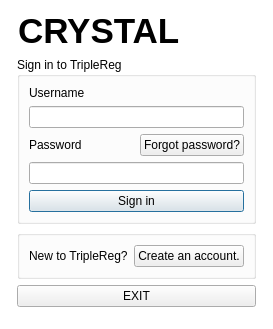
<?xml version="1.0" encoding="UTF-8"?>
<ui version="4.0">
 <class>DialogSingInUser</class>
 <widget class="QDialog" name="DialogSingInUser">
  <property name="geometry">
   <rect>
    <x>0</x>
    <y>0</y>
    <width>270</width>
    <height>329</height>
   </rect>
  </property>
  <property name="windowTitle">
   <string>Sing In - StarlingLab</string>
  </property>
  <property name="styleSheet">
   <string notr="true">QDialog {
	background-color: rgb(255, 255, 255);
}</string>
  </property>
  <layout class="QGridLayout" name="gridLayout_3">
   <item row="1" column="2" rowspan="2">
    <spacer name="horizontalSpacer_3">
     <property name="orientation">
      <enum>Qt::Horizontal</enum>
     </property>
     <property name="sizeHint" stdset="0">
      <size>
       <width>37</width>
       <height>218</height>
      </size>
     </property>
    </spacer>
   </item>
   <item row="2" column="1">
    <widget class="QGroupBox" name="groupBox_2">
     <property name="title">
      <string/>
     </property>
     <layout class="QGridLayout" name="gridLayout">
      <item row="0" column="0">
       <widget class="QLabel" name="label_5">
        <property name="text">
         <string>New to TripleReg?</string>
        </property>
       </widget>
      </item>
      <item row="0" column="1">
       <widget class="QPushButton" name="signUp_pushButton">
        <property name="text">
         <string>Create an account.</string>
        </property>
        <property name="autoDefault">
         <bool>false</bool>
        </property>
       </widget>
      </item>
     </layout>
    </widget>
   </item>
   <item row="0" column="0" colspan="3">
    <layout class="QGridLayout" name="gridLayout_4">
     <property name="spacing">
      <number>0</number>
     </property>
     <item row="0" column="0" rowspan="2">
      <widget class="QLabel" name="logo_label">
       <property name="maximumSize">
        <size>
         <width>50</width>
         <height>50</height>
        </size>
       </property>
       <property name="text">
        <string/>
       </property>
       <property name="pixmap">
        <pixmap resource="resources.qrc">:/logo_crystal.png</pixmap>
       </property>
       <property name="scaledContents">
        <bool>true</bool>
       </property>
      </widget>
     </item>
     <item row="0" column="1" rowspan="2" colspan="2">
      <widget class="QLabel" name="label_2">
       <property name="font">
        <font>
         <pointsize>26</pointsize>
         <weight>75</weight>
         <bold>true</bold>
        </font>
       </property>
       <property name="text">
        <string>CRYSTAL</string>
       </property>
       <property name="alignment">
        <set>Qt::AlignBottom|Qt::AlignLeading|Qt::AlignLeft</set>
       </property>
      </widget>
     </item>
     <item row="0" column="3" rowspan="2">
      <spacer name="horizontalSpacer">
       <property name="orientation">
        <enum>Qt::Horizontal</enum>
       </property>
       <property name="sizeHint" stdset="0">
        <size>
         <width>40</width>
         <height>20</height>
        </size>
       </property>
      </spacer>
     </item>
    </layout>
   </item>
   <item row="4" column="1">
    <spacer name="verticalSpacer">
     <property name="orientation">
      <enum>Qt::Vertical</enum>
     </property>
     <property name="sizeHint" stdset="0">
      <size>
       <width>20</width>
       <height>26</height>
      </size>
     </property>
    </spacer>
   </item>
   <item row="1" column="0" rowspan="2">
    <spacer name="horizontalSpacer_2">
     <property name="orientation">
      <enum>Qt::Horizontal</enum>
     </property>
     <property name="sizeHint" stdset="0">
      <size>
       <width>36</width>
       <height>218</height>
      </size>
     </property>
    </spacer>
   </item>
   <item row="1" column="1">
    <widget class="QGroupBox" name="groupBox">
     <property name="title">
      <string>Sign in to TripleReg</string>
     </property>
     <layout class="QGridLayout" name="gridLayout_2">
      <item row="0" column="0" colspan="2">
       <widget class="QLabel" name="username_label">
        <property name="text">
         <string>Username</string>
        </property>
       </widget>
      </item>
      <item row="1" column="0" colspan="2">
       <widget class="QLineEdit" name="username_lineEdit"/>
      </item>
      <item row="2" column="0">
       <widget class="QLabel" name="password_label">
        <property name="text">
         <string>Password</string>
        </property>
       </widget>
      </item>
      <item row="2" column="1">
       <widget class="QPushButton" name="forgotPassword_pushButton">
        <property name="text">
         <string>Forgot password?</string>
        </property>
        <property name="autoDefault">
         <bool>false</bool>
        </property>
       </widget>
      </item>
      <item row="3" column="0" colspan="2">
       <widget class="QLineEdit" name="password_lineEdit">
        <property name="echoMode">
         <enum>QLineEdit::Password</enum>
        </property>
       </widget>
      </item>
      <item row="4" column="0" colspan="2">
       <widget class="QPushButton" name="signIn_pushButton">
        <property name="text">
         <string>Sign in</string>
        </property>
        <property name="default">
         <bool>true</bool>
        </property>
       </widget>
      </item>
     </layout>
    </widget>
   </item>
   <item row="3" column="1">
    <widget class="QPushButton" name="exit_pushButton">
     <property name="text">
      <string>EXIT</string>
     </property>
     <property name="autoDefault">
      <bool>false</bool>
     </property>
    </widget>
   </item>
  </layout>
 </widget>
 <tabstops>
  <tabstop>username_lineEdit</tabstop>
  <tabstop>password_lineEdit</tabstop>
  <tabstop>signIn_pushButton</tabstop>
  <tabstop>forgotPassword_pushButton</tabstop>
  <tabstop>signUp_pushButton</tabstop>
 </tabstops>
 <resources>
  <include location="resources.qrc"/>
 </resources>
 <connections/>
</ui>
